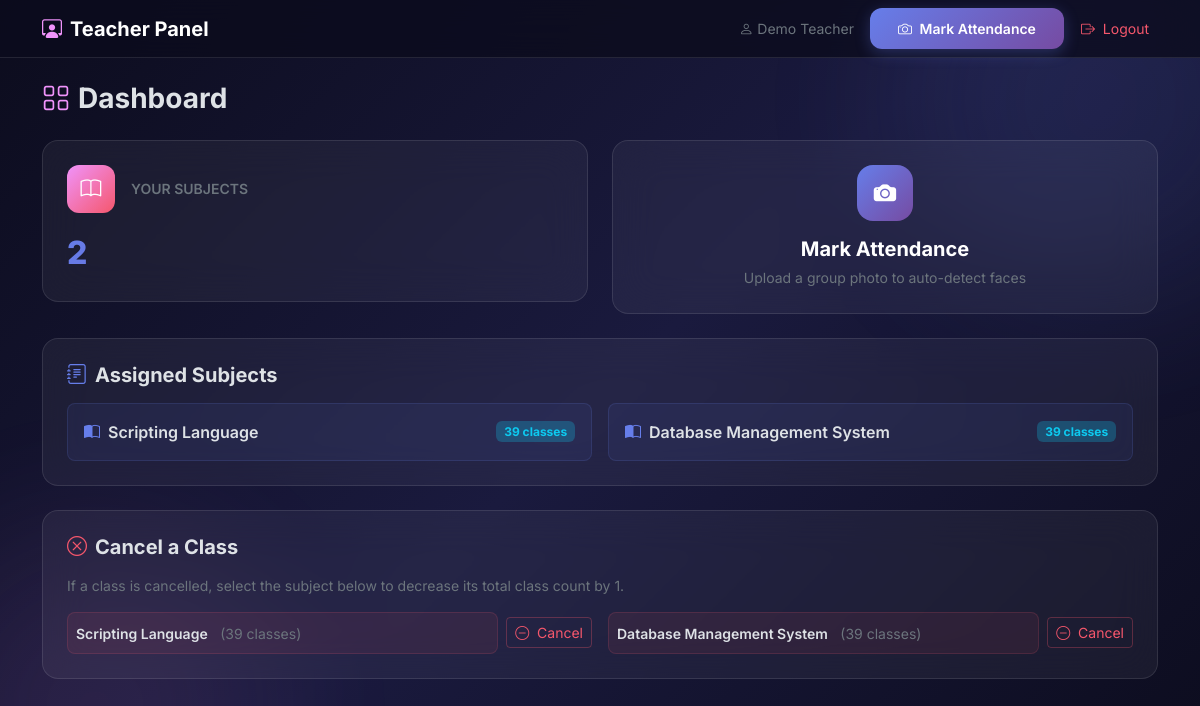
The page /teacher/dashboard (signed in) on the database its author committed.
### tables this page shows
CREATE TABLE subjects (
            subject_id INTEGER PRIMARY KEY AUTOINCREMENT,
            subject_name TEXT NOT NULL,
            teacher_id INTEGER,
            total_classes INTEGER DEFAULT 39,
            FOREIGN KEY (teacher_id) REFERENCES teachers(teacher_id) ON DELETE SET NULL
        );

### app.py (the view)
@app.route('/teacher/dashboard')
def teacher_dashboard():
    if session.get('role') != 'teacher': return redirect(url_for('login', role='teacher'))
    teacher_id = session.get('user_id')
    subjects = execute_query("SELECT * FROM subjects WHERE teacher_id = %s", (teacher_id,), fetchall=True)
    return render_template('teacher/dashboard.html', subjects=subjects)

### database.py (called while the page is built)
def get_db_connection():
    try:
        conn = sqlite3.connect(DB_FILE)
        conn.row_factory = sqlite3.Row  # allows dict-like access
        conn.execute("PRAGMA foreign_keys = ON")
        return conn
    except Exception as err:
        print(f"Error connecting to database: {err}")
        return None

def _convert_query(query):
    return query.replace("%s", "?")

def execute_query(query, params=None, fetch=False, fetchall=False, commit=False):
    conn = get_db_connection()
    if not conn:
        return None
    query = _convert_query(query)
    cursor = conn.cursor()
    try:
        if params:
            cursor.execute(query, params)
        else:
            cursor.execute(query)
        result = None
        if fetch:
            row = cursor.fetchone()
            result = dict(row) if row else None
        elif fetchall:
            rows = cursor.fetchall()
            result = [dict(row) for row in rows]
        if commit:
            conn.commit()
        return result
    except Exception as err:
        print(f"Database error executing {query}: {err}")
        if commit:
            conn.rollback()
        return None
    finally:
        cursor.close()
        conn.close()

### templates/teacher/dashboard.html (shortened to what this page needs)
{% extends "base.html" %}
{% block navbar %}
<nav class="navbar navbar-glass navbar-expand-lg py-2">
    <div class="container">
        <a class="navbar-brand fw-bold" href="{{ url_for('teacher_dashboard') }}">
            <i class="bi bi-person-workspace me-2" style="color:#f093fb;"></i>Teacher Panel
        </a>
        <div class="d-flex align-items-center gap-2">
            <span class="text-secondary small me-2"><i class="bi bi-person me-1"></i>{{ session.name }}</span>
            <a href="{{ url_for('mark_attendance') }}" class="btn btn-glow btn-sm"><i class="bi bi-camera me-1"></i> Mark Attendance</a>
            <a href="{{ url_for('logout') }}" class="btn btn-sm" style="color:#f5576c;"><i class="bi bi-box-arrow-right me-1"></i> Logout</a>
        </div>
    </div>
</nav>
{% endblock %}
{% block content %}
<h3 class="fw-bold mb-4"><i class="bi bi-grid me-2" style="color:#f093fb;"></i>Dashboard</h3>
<div class="row g-4 mb-4">
    <div class="col-md-6">
        <div class="stat-card">
            <div class="d-flex align-items-center gap-3 mb-3">
                <div class="stat-icon" style="background:linear-gradient(135deg,#f093fb,#f5576c);"><i class="bi bi-book text-white"></i></div>
                <span class="text-secondary small fw-semibold text-uppercase">Your Subjects</span>
            </div>
            <div class="stat-value">{{ subjects|length }}</div>
        </div>
    </div>
    <div class="col-md-6">
        <a href="{{ url_for('mark_attendance') }}" class="text-decoration-none">
            <div class="stat-card text-center">
                <div class="mx-auto mb-3" style="width:56px;height:56px;border-radius:16px;background:var(--gradient-primary);display:flex;align-items:center;justify-content:center;font-size:1.4rem;">
                    <i class="bi bi-camera-fill text-white"></i>
                </div>
                <h5 class="fw-bold text-white mb-1">Mark Attendance</h5>
                <small class="text-secondary">Upload a group photo to auto-detect faces</small>
            </div>
        </a>
    </div>
</div>
<div class="glass-card p-4 mb-4">
    <h5 class="fw-bold mb-3"><i class="bi bi-journal-text me-2" style="color:#667eea;"></i>Assigned Subjects</h5>
    {% if subjects %}
    <div class="row g-3">
        {% for sub in subjects %}
        <div class="col-md-6">
            <div class="p-3 rounded-3" style="background:rgba(102,126,234,0.08);border:1px solid rgba(102,126,234,0.15);">
                <div class="d-flex align-items-center justify-content-between">
                    <div class="d-flex align-items-center gap-2">
                        <i class="bi bi-book-half" style="color:#667eea;"></i>
                        <span class="fw-semibold">{{ sub.subject_name }}</span>
                    </div>
                    <span class="badge bg-info bg-opacity-25 text-info">{{ sub.total_classes }} classes</span>
                </div>
            </div>
        </div>
        {% endfor %}
    </div>
    {% else %}
    <p class="text-secondary mb-0">No subjects assigned yet. Contact the admin.</p>
    {% endif %}
</div>
<div class="glass-card p-4">
    <h5 class="fw-bold mb-3"><i class="bi bi-x-circle me-2" style="color:#f5576c;"></i>Cancel a Class</h5>
    <p class="text-secondary small mb-3">If a class is cancelled, select the subject below to decrease its total class count by 1.</p>
    {% if subjects %}
    <div class="row g-3">
        {% for sub in subjects %}
        <div class="col-md-6">
            <form method="POST" action="{{ url_for('cancel_class') }}" class="d-flex align-items-center gap-2">
                <div class="flex-grow-1 p-2 rounded-3" style="background:rgba(245,87,108,0.08);border:1px solid rgba(245,87,108,0.15);">
                    <span class="fw-semibold small">{{ sub.subject_name }}</span>
                    <small class="text-secondary ms-2">({{ sub.total_classes }} classes)</small>
                </div>
                <button type="submit" class="btn btn-sm" style="color:#f5576c;border:1px solid rgba(245,87,108,0.3);" onclick="return confirm('Cancel a class for {{ sub.subject_name }}? This will reduce total classes by 1.')">
                    <i class="bi bi-dash-circle me-1"></i> Cancel
                </button>
            </form>
        </div>
        {% endfor %}
    </div>
    {% else %}
    <p class="text-secondary mb-0">No subjects to cancel classes for.</p>
    {% endif %}
</div>
{% endblock %}

### templates/base.html (style rules this page uses)
:root { --gradient-primary: linear-gradient(135deg, #667eea 0%, #764ba2 100%); --gradient-accent: linear-gradient(135deg, #f093fb 0%, #f5576c 100%); --gradient-dark: linear-gradient(135deg, #0c0c1d 0%, #1a1a3e 50%, #0c0c1d 100%); --glass-bg: rgba(255, 255, 255, 0.05); --glass-border: rgba(255, 255, 255, 0.1); --glow-purple: rgba(102, 126, 234, 0.4); --glow-pink: rgba(240, 147, 251, 0.3); }
* { font-family: 'Inter', sans-serif; }
body { background: var(--gradient-dark); min-height: 100vh; overflow-x: hidden; }
body::before, body::after { content: ''; position: fixed; border-radius: 50%; filter: blur(80px); opacity: 0.3; z-index: 0; animation: float 8s ease-in-out infinite; }
body::before { width: 400px; height: 400px; background: var(--glow-purple); top: -100px; right: -100px; }
body::after { width: 350px; height: 350px; background: var(--glow-pink); bottom: -80px; left: -80px; animation-delay: 3s; }
.glass-card { background: var(--glass-bg); border: 1px solid var(--glass-border); border-radius: 16px; backdrop-filter: blur(20px); -webkit-backdrop-filter: blur(20px); transition: all 0.3s ease; }
.btn-glow { background: var(--gradient-primary); border: none; color: #fff; padding: 10px 28px; border-radius: 12px; font-weight: 600; transition: all 0.3s ease; box-shadow: 0 4px 15px rgba(102, 126, 234, 0.3); }
.navbar-glass { background: rgba(12, 12, 29, 0.8) !important; backdrop-filter: blur(20px); border-bottom: 1px solid var(--glass-border); }
.stat-card { background: var(--glass-bg); border: 1px solid var(--glass-border); border-radius: 16px; padding: 24px; backdrop-filter: blur(20px); transition: all 0.3s ease; }
.stat-card .stat-icon { width: 48px; height: 48px; border-radius: 12px; display: flex; align-items: center; justify-content: center; font-size: 1.3rem; }
.stat-card .stat-value { font-size: 2rem; font-weight: 800; background: var(--gradient-primary); -webkit-background-clip: text; -webkit-text-fill-color: transparent; }

### rows shown on the page
subjects: subject_name "Scripting Language", total_classes "39"
subjects: subject_name "Database Management System", total_classes "39"

### other values the page prints
{{ session.name }} "Demo Teacher"
{{ subjects|length }} "2"
